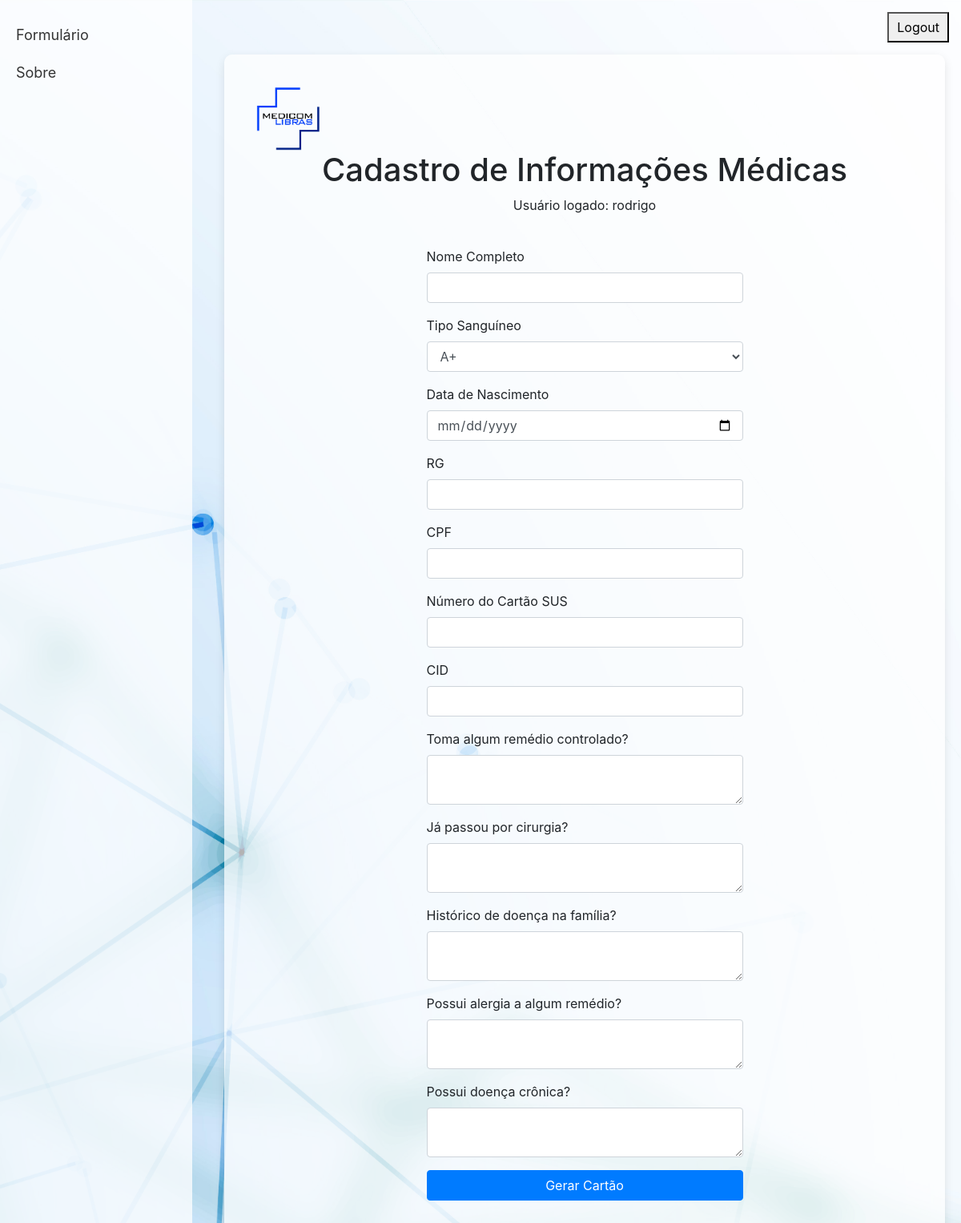
Page / (signed in) on the earlier database version.
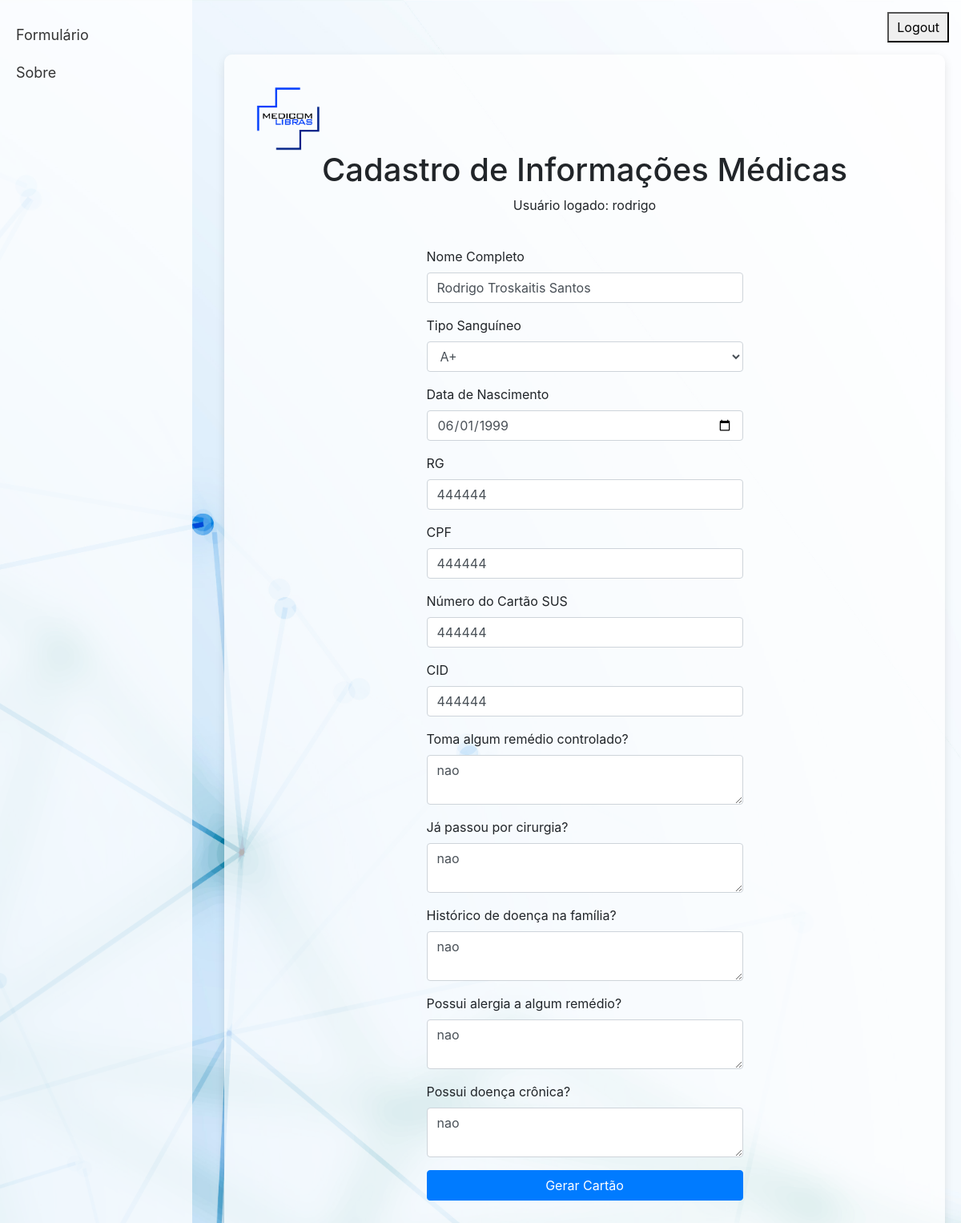
Same page on the later database version.
### app.py (models this page shows)
class User(UserMixin, db.Model):
    id = db.Column(db.Integer, primary_key=True)
    username = db.Column(db.String(150), unique=True, nullable=False)
    password = db.Column(db.String(150), nullable=False)

class MedicalRecord(db.Model):
    id = db.Column(db.Integer, primary_key=True)
    user_id = db.Column(db.Integer, db.ForeignKey('user.id'), nullable=False)  # Relacionamento com o usuário
    name = db.Column(db.String(150), nullable=False)
    blood_type = db.Column(db.String(3), nullable=False)
    birth_date = db.Column(db.Date, nullable=False)
    rg = db.Column(db.String(20), nullable=False)
    cpf = db.Column(db.String(20), nullable=False)
    sus_number = db.Column(db.String(20), nullable=False)
    cid = db.Column(db.String(10), nullable=False)
    medication = db.Column(db.Text, nullable=False)
    surgery = db.Column(db.Text, nullable=False)
    family_diseases = db.Column(db.Text, nullable=False)
    allergies = db.Column(db.Text, nullable=False)
    chronic_disease = db.Column(db.Text, nullable=False)
    user = db.relationship('User', backref='medical_records')  # Relacionamento com o modelo User

### app.py (the view, shortened to what this page needs)
@app.route('/', methods=['GET', 'POST'])
@login_required
def index():
    form = MedicalForm()
    existing_record = MedicalRecord.query.filter_by(user_id=current_user.id).first()
    if existing_record:
        form.name.data = existing_record.name
        form.blood_type.data = existing_record.blood_type
        form.birth_date.data = existing_record.birth_date
        form.rg.data = existing_record.rg
        form.cpf.data = existing_record.cpf
        form.sus_number.data = existing_record.sus_number
        form.cid.data = existing_record.cid
        form.medication.data = existing_record.medication
        form.surgery.data = existing_record.surgery
        form.family_diseases.data = existing_record.family_diseases
        form.allergies.data = existing_record.allergies
        form.chronic_disease.data = existing_record.chronic_disease
    return render_template('form.html', form=form)

### app.py
class MedicalForm(FlaskForm):
    name = StringField('Nome Completo', validators=[DataRequired()])
    blood_type = SelectField('Tipo Sanguíneo', choices=[('A+', 'A+'), ('A-', 'A-'), ('B+', 'B+'), ('B-', 'B-'), ('O+', 'O+'), ('O-', 'O-'), ('AB+', 'AB+'), ('AB-', 'AB-')])
    birth_date = DateField('Data de Nascimento', format='%Y-%m-%d', validators=[DataRequired()])
    rg = StringField('RG', validators=[DataRequired()])
    cpf = StringField('CPF', validators=[DataRequired()])
    sus_number = StringField('Número do Cartão SUS', validators=[DataRequired()])
    cid = StringField('CID', validators=[DataRequired()])
    medication = TextAreaField('Toma algum remédio controlado?', validators=[DataRequired()])
    surgery = TextAreaField('Já passou por cirurgia?', validators=[DataRequired()])
    family_diseases = TextAreaField('Histórico de doença na família?', validators=[DataRequired()])
    allergies = TextAreaField('Possui alergia a algum remédio?', validators=[DataRequired()])
    chronic_disease = TextAreaField('Possui doença crônica?', validators=[DataRequired()])
    submit = SubmitField('Gerar Cartão')

### app.py (called while the page is built)
@login_manager.user_loader
def load_user(user_id):
    return User.query.get(int(user_id))

### templates/form.html (shortened to what this page needs)
<!DOCTYPE html>
<html lang="pt-br">
<head>
    <link rel="stylesheet" href="https://stackpath.bootstrapcdn.com/bootstrap/4.5.2/css/bootstrap.min.css">
</head>
<body>
    <div class="sidebar">
        <a href="{{ url_for('index') }}">Formulário</a>
        <a href="{{ url_for('informative') }}">Sobre</a>
    </div>
    <div class="main-content">
        <div class="container mt-5">
            <img src="{{ url_for('static', filename='logo.png') }}" alt="Logo" class="logo">
            <h1 class="text-center">Cadastro de Informações Médicas</h1>
            <p class="text-center">Usuário logado: {{ current_user.username }}</p>
            <form method="POST" action="{{ url_for('logout') }}">
                <button type="submit" class="btnbtn-dangerbtn-block">Logout</button>
            </form>
            <br>
            <div class="row justify-content-center">
                <div class="col-md-6">
                    <form method="POST" action="/">
                        <div class="form-group">
                            {{ form.name.label(class="form-label") }}
                            {{ form.name(class="form-control") }}
                        </div>
                        <div class="form-group">
                            {{ form.blood_type.label(class="form-label") }}
                            {{ form.blood_type(class="form-control") }}
                        </div>
                        <div class="form-group">
                            {{ form.birth_date.label(class="form-label") }}
                            {{ form.birth_date(class="form-control") }}
                        </div>
                        <div class="form-group">
                            {{ form.rg.label(class="form-label") }}
                            {{ form.rg(class="form-control") }}
                        </div>
                        <div class="form-group">
                            {{ form.cpf.label(class="form-label") }}
                            {{ form.cpf(class="form-control") }}
                        </div>
                        <div class="form-group">
                            {{ form.sus_number.label(class="form-label") }}
                            {{ form.sus_number(class="form-control") }}
                        </div>
                        <div class="form-group">
                            {{ form.cid.label(class="form-label") }}
                            {{ form.cid(class="form-control") }}
                        </div>
                        <div class="form-group">
                            {{ form.medication.label(class="form-label") }}
                            {{ form.medication(class="form-control") }}
                        </div>
                        <div class="form-group">
                            {{ form.surgery.label(class="form-label") }}
                            {{ form.surgery(class="form-control") }}
                        </div>
                        <div class="form-group">
                            {{ form.family_diseases.label(class="form-label") }}
                            {{ form.family_diseases(class="form-control") }}
                        </div>
                        <div class="form-group">
                            {{ form.allergies.label(class="form-label") }}
                            {{ form.allergies(class="form-control") }}
                        </div>
                        <div class="form-group">
                            {{ form.chronic_disease.label(class="form-label") }}
                            {{ form.chronic_disease(class="form-control") }}
                        </div>
                        <button type="submit" class="btn btn-primary btn-block">Gerar Cartão</button>
                    </form>
                </div>
            </div>
        </div>
    </div>
</body>
</html>

Differences in the rows shown:
added MedicalRecord: name "Rodrigo Troskaitis Santos", blood_type "A+", birth_date "06/01/1999", rg "444444", cpf "444444", sus_number "444444", cid "444444", medication "nao", surgery "nao", family_diseases "nao", allergies "nao", chronic_disease "nao"
Other differences:
form field blood_type: "A+" → (not shown)
